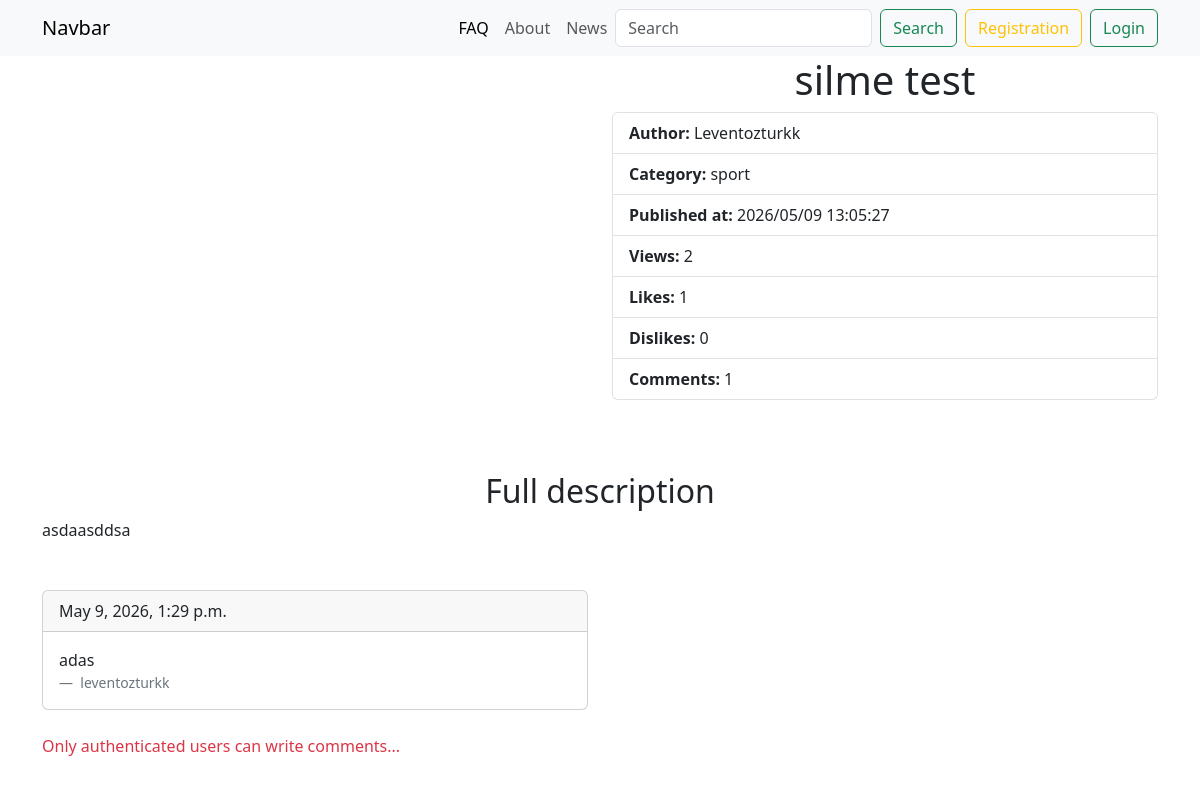
The page /news/silme-test/ on the database as committed earlier.
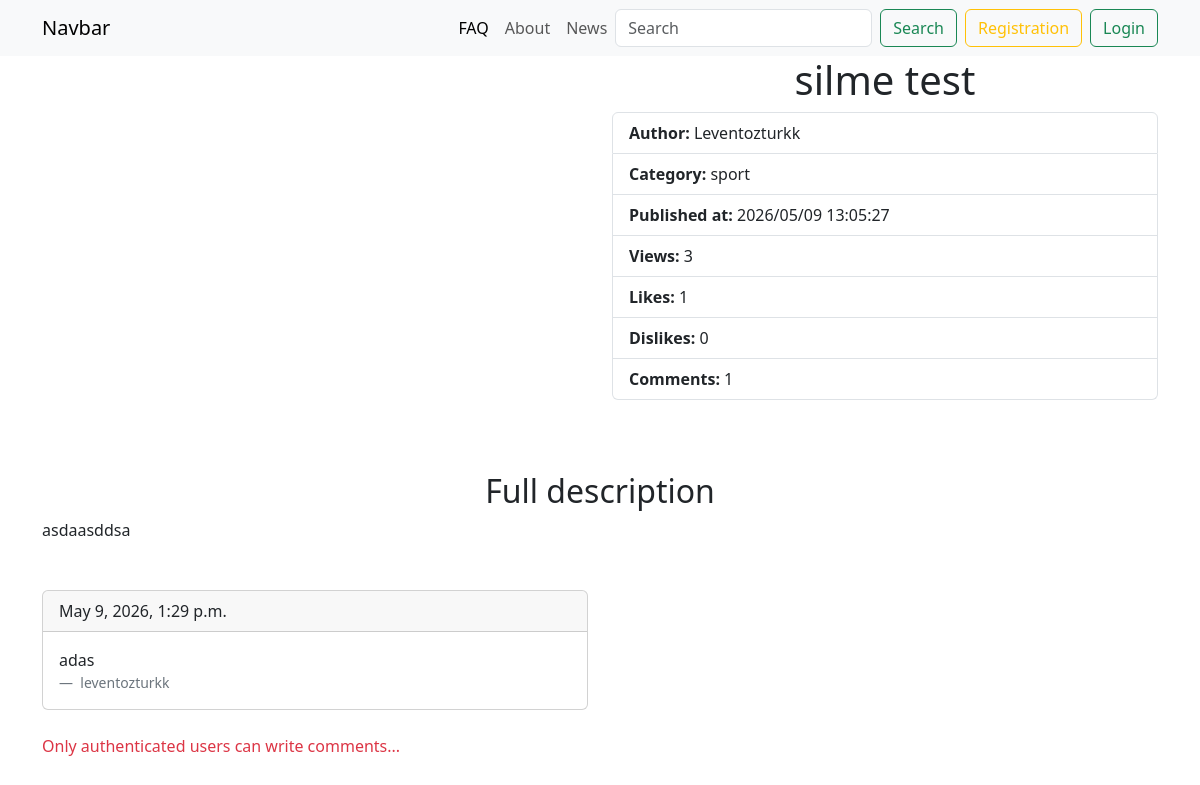
The same page on the database as committed later.
### apps/main/models.py (models this page shows, shortened)
class BaseModel(models.Model):
    created_at = models.DateTimeField(
        verbose_name="Data cozdaniya", auto_now_add="True")  # 2026-04-09 15:10
    updated_at = models.DateField(
        verbose_name="Data izmeneniya", auto_now_add="True")
    class Meta:
        abstract = True  # makes it so that this model is not added to the database / abstract model

class Post(BaseModel):
    title = models.CharField(
        max_length=100, verbose_name="nazvaniye", unique=True)
    slug = models.SlugField(max_length=140, verbose_name="Slag", unique=True)
    short_description = models.TextField(verbose_name="Kratkoe opisaniye")
    full_description = models.TextField(
        verbose_name="polnoye opisaniye", null=True, blank=True)
    preview = models.ImageField(
        upload_to="media/previews/%y/%m/%d", verbose_name="prev'iyu")
    views_quantity = models.IntegerField(
        default=0, verbose_name="Kol-vo prosmotrov")
    is_active = models.BooleanField(default=True, verbose_name="Aktivna")
    author = models.ForeignKey(
        "auth.User", on_delete=models.CASCADE, verbose_name="pol'zovatel'")
    category = models.ForeignKey(
        Category, on_delete=models.CASCADE, verbose_name="Kategoriya")
    class Meta:
        verbose_name = "post"
        verbose_name_plural = "Posts"

class Category(BaseModel):
    name = models.CharField(max_length=100, unique=True,
                            verbose_name="Nazvaniye")
    slug = models.SlugField(max_length=120, unique=True,
                            verbose_name="Korotkaya cc'lka")
    is_active = models.BooleanField(default=True, verbose_name="Aktivna")
    class Meta:
        verbose_name = "kategoriya"
        verbose_name_plural = "Kategorii"

class PostLike(BaseModel):
    user=models.ManyToManyField("auth.User", related_name="likes") #admin
    post=models.OneToOneField(Post, on_delete=models.CASCADE, verbose_name="post", related_name="likes") #post

class PostDislike(BaseModel):
    user=models.ManyToManyField("auth.User", related_name="dislikes")
    post=models.OneToOneField(Post, on_delete=models.CASCADE, verbose_name="post", related_name="dislikes")

### apps/main/views.py (the view, shortened to what this page needs)
# urls.py: path("news/<slug:slug>/", views.show_post_detail_page, name="news-detail"),
def show_post_detail_page(request, slug):
    post = get_object_or_404(Post, slug=slug)
    context = {
        "post": post
    }
    return render(request, "main/news_detail.html", context)

### apps/main/templates/main/news_detail.html (shortened to what this page needs)
{% extends 'base.html' %}
{% block extra_css %}
<link rel="stylesheet" href="https://cdn.jsdelivr.net/npm/swiper@12/swiper-bundle.min.css" />
{% endblock %}
{% block content %}
<div class="container">
    <div class="row">
        <div class="col-6">
            <div style="--swiper-navigation-color: #fff; --swiper-pagination-color: #fff" class="swiper mySwiper2">
                <div class="swiper-wrapper">
                </div>
            </div>
            <div thumbsSlider="" class="swiper mySwiper">
                <div class="swiper-wrapper">
                </div>
            </div>
        </div>
        <div class="col-6">
            <h1 class="text-center">{{ post.title }}</h1>
            <ul class="list-group list-group-action">
                <li class="list-group-item list-group-item-action">
                    <b>Author: </b> {{ post.author.username|title }}
                </li>
                <li class="list-group-item list-group-item-action">
                    <b>Category: </b> {{ post.category.name }}
                </li>
                <li class="list-group-item list-group-item-action">
                    <b>Published at: </b> {{ post.created_at|date:"Y/m/d H:m:s" }}
                </li>
                <li class="list-group-item list-group-item-action">
                    <b>Views: </b> {{ post.views_quantity }}
                </li>
                <li class="list-group-item list-group-item-action">
                    <b>Likes: </b> {{post.likes.user.count}}
                </li>
                <li class="list-group-item list-group-item-action">
                    <b>Dislikes: </b> {{post.dislikes.user.count}}
                </li>
                <li class="list-group-item list-group-item-action">
                    <b>Comments: </b> {{post.statiya.count}}
                </li>
            </ul>
        </div>
    </div>
    <div class="mt-5">
        <h2 class="text-center">Full description</h2>
        <p>{{ post.full_description }}</p>
    </div>
<div class="mt-5">
    <div class="row g-4">
        {% for comment in post.statiya.all %}
        <div class="col-md-6">
            <div class="card h-100"> <div class="card-header">
                    {{ comment.created_at }}
                </div>
                <div class="card-body">
                    <figure class="mb-0">
                        <blockquote class="blockquote">
                            <p class="fs-6">{{ comment.content }}</p>
                        </blockquote>
                        <figcaption class="blockquote-footer mb-0">
                            {{ comment.user }}
                        </figcaption>
                    </figure>
                </div>
            </div>
        </div>
        {% empty %}
        <div class="col-12">
            <p class="text-muted">No comments yet...</p>
        </div>
        {% endfor %}
    </div> {% if request.user.is_authenticated %}
    <form action="" method="post" class="mt-5">
        {% csrf_token %}
        <label for="" class="form-label fw-bold">Leave a Comment</label>
        <textarea required placeholder="Your comment..." name="post_comment" id="" cols="30" rows="4"
            class="form-control"></textarea>
        <button class="btn btn-primary mt-3">Submit</button>
    </form>
    {% else %}
    <p class="mt-4 text-danger">Only authenticated users can write comments...</p>
    {% endif%}
</div>
{%endblock%}

Rows that differ between the two databases and show on the page:
changed Post "silme test": views_quantity "2" → "3"
